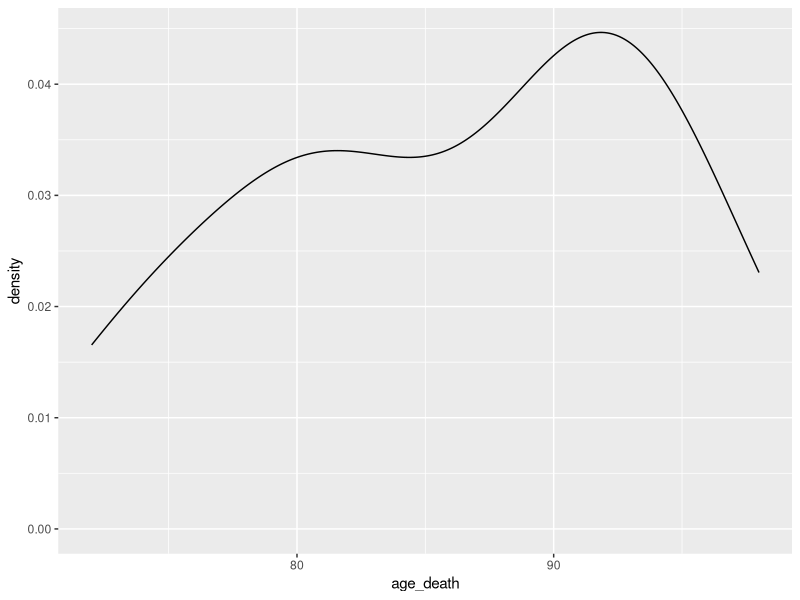

R code for this plot:
## ---- chunk 1
knitr::opts_chunk$set(echo = TRUE)

library(dplyr)
library(ggplot2)

death_vec <- c(
    1975, "Robert A. Heinlein", 1907, 1988,
    1976, "Jack Williamson", 1908, 2006,
    1977, "Clifford D. Simak", 1904, 1988,
    1978, NA, NA, NA,
    1979, "L. Sprague de Camp",1907 ,2000,
    1980, NA, NA, NA,
    1981, "Fritz Leiber",1910 ,1992,
    1982, NA, NA, NA,
    1983, NA, NA, NA,
    1984, "Andre Norton", 1912, 2005,
    1985, NA, NA, NA,
    1986, "Arthur C. Clarke", 1917, 2008,
    1987, "Isaac Asimov", 1920, 1992,
    1988, "Alfred Bester", 1913, 1987,
    1989, "Ray Bradbury", 1920, 2012,
    1990, NA, NA, NA,
    1991, "Lester del Rey", 1915, 1993,
    1992, NA, NA, NA,
    1993, "Frederik Pohl", 1919, 2013,
    1994, NA, NA, NA,
    1995, "Damon Knight", 1922, 2002,
    1996, "A. E. van Vogt", 1912, 2000,
    1997, "Jack Vance", 1916, 2013,
    1998, "Poul Anderson", 1926, 2001,
    1999, "Hal Clement", 1922, 2003,
    2000, "Brian W. Aldiss", 1925, 2017,
    2001, "Philip Jos ? Farmer", 1918, 2009,
    2002, NA, NA, NA,
    2003, "Ursula K. Le Guin", 1929, NA,
    2004, "Robert Silverberg", 1935, NA,
    2005, "Anne McCaffrey", 1926, NA,
    2006, "Harlan Ellison", 1934, NA,
    2007, "James Gunn", 1923,NA,
    2008, "Michael Moorcock", 1939, NA,
    2009, "Harry Harrison",1925, 2012,
    2010, "Joe Haldeman", 1943, NA,
    2011, NA, NA, NA,
    2012, "Connie Willis", 1945, NA,
    2013, "Gene Wolfe", 1931, NA,
    2014, "Samuel Delany", 1942, NA,
    2015, "Larry Niven", 1938, NA,
    2016, "C.J. Cherryh", 1942, NA,
    2017, "Jane Yolen", 1939, NA
)

death_mtr <- matrix(death_vec, ncol = 4, byrow = TRUE)
gm <- tibble(year = as.integer(death_mtr[, 1]), author = death_mtr[, 2], birth = as.integer(death_mtr[, 3]), death = as.integer(death_mtr[, 4]))

## ---- chunk 2

gm %>% na.omit() %>% mutate(age_death = death - birth) %>% summarise(avg_d = mean(age_death))

## ---- chunk 3

gm %>% na.omit() %>% mutate(age_death = death - birth) %>% ggplot(aes(x = age_death)) + geom_density()
